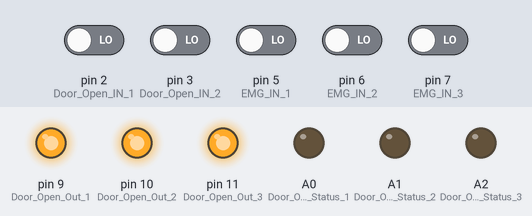
Recording of a sketch running on a simulated Arduino Uno, built with avr-gcc and run on an emulated ATmega328P. On the bench: output pins drawn as LEDs (lit = HIGH). The inputs (shaded band) are chosen by the test bench; at power-on: pin 2 (Door_Open_IN_1), pin 3 (Door_Open_IN_2), pin 5 (EMG_IN_1), pin 6 (EMG_IN_2), pin 7 (EMG_IN_3) LOW.

Above: at 1.2 s.
1.3 s: pin 5 (EMG_IN_1) driven HIGH
At 1.8 s:
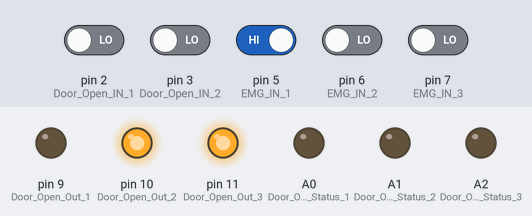
Timing chart, 0 to 4.3 s (numbered marks = the images above; inputs shaded):
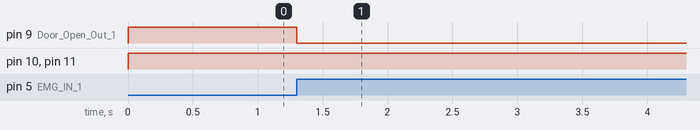

The sketch:

DoorInterlock.ino
```cpp
// Include header files

#include "DoorInterLock.h"


void setup()
{
   PinConfig();  // call the pin configuration function
}

void loop()
{
  DoorStatus(); // Call the read status and control function
}
```

DoorInterLock.h
```cpp
#ifndef DoorInterLock_h
#define DoorInterLock_h

#include <Arduino.h>

/*---------------- Inputs--------------------*/

// Door inputs
const uint8_t Door_Open_IN_1 = 2;
const uint8_t Door_Open_IN_2 = 3;
const uint8_t Door_Open_IN_3 = 4;

//Emergensy inputs
const uint8_t EMG_IN_1 = 5;
const uint8_t EMG_IN_2 = 6;
const uint8_t EMG_IN_3 = 7;


/*---------------Outputs----------------------*/

// Outpout to contrl EM-lock
const uint8_t Door_Open_Out_1 = 9;
const uint8_t Door_Open_Out_2 = 10;
const uint8_t Door_Open_Out_3 = 11;

//Output to show status of the Door
const uint8_t Door_Open_Status_1 = A0;
const uint8_t Door_Open_Status_2 = A1;
const uint8_t Door_Open_Status_3 = A2;


/*-------------Functions-----------------------*/

void PinConfig();   // configure pins fof input and output
void DoorStatus();  // Read the door status and control the EM-lock

#endif
```

DoorInterlock.cpp
```cpp
#include "DoorInterLock.h"


void PinConfig(){

     pinMode(Door_Open_IN_1, INPUT);
     pinMode(Door_Open_IN_2, INPUT);
     pinMode(Door_Open_IN_3, INPUT);

     pinMode(EMG_IN_1, INPUT);
     pinMode(EMG_IN_2, INPUT);
     pinMode(EMG_IN_3, INPUT);

     pinMode(Door_Open_Out_1, OUTPUT);
     pinMode(Door_Open_Out_2, OUTPUT);
     pinMode(Door_Open_Out_3, OUTPUT);

     pinMode(Door_Open_Status_1, OUTPUT);
     pinMode(Door_Open_Status_2, OUTPUT);
     pinMode(Door_Open_Status_3, OUTPUT);
  }


void DoorStatus(){

   if ((digitalRead(Door_Open_IN_1)== HIGH) && (digitalRead(Door_Open_IN_2)== HIGH) && (digitalRead(Door_Open_IN_3)== HIGH) )
  {
    digitalWrite(Door_Open_Status_1,LOW);
    digitalWrite(Door_Open_Status_2,LOW);
    digitalWrite(Door_Open_Status_3,LOW);

    digitalWrite(Door_Open_Out_1,LOW);
    digitalWrite(Door_Open_Out_2,LOW);
    digitalWrite(Door_Open_Out_3,LOW);
  }
  else if ((digitalRead(Door_Open_IN_1)== LOW) && (digitalRead(Door_Open_IN_2)== HIGH) && (digitalRead(Door_Open_IN_3)== HIGH))
   {
    digitalWrite(Door_Open_Status_1,HIGH);
    digitalWrite(Door_Open_Status_2,LOW);
    digitalWrite(Door_Open_Status_3,LOW);

    digitalWrite(Door_Open_Out_1,LOW);
    digitalWrite(Door_Open_Out_2,HIGH);
    digitalWrite(Door_Open_Out_3,HIGH);
    }
  else if ((digitalRead(Door_Open_IN_1)== HIGH) && (digitalRead(Door_Open_IN_2)== LOW) && (digitalRead(Door_Open_IN_3)== HIGH))
   {
    digitalWrite(Door_Open_Status_1,LOW);
    digitalWrite(Door_Open_Status_2,HIGH);
    digitalWrite(Door_Open_Status_3,LOW);

    digitalWrite(Door_Open_Out_1,HIGH);
    digitalWrite(Door_Open_Out_2,LOW);
    digitalWrite(Door_Open_Out_3,HIGH);

   }
  else if ((digitalRead(Door_Open_IN_1)==HIGH) && (digitalRead(Door_Open_IN_2)==HIGH) && (digitalRead(Door_Open_IN_3)==LOW))
   {
    digitalWrite(Door_Open_Status_1,LOW);
    digitalWrite(Door_Open_Status_2,LOW);
    digitalWrite(Door_Open_Status_3,HIGH);

    digitalWrite(Door_Open_Out_1,HIGH);
    digitalWrite(Door_Open_Out_2,HIGH);
    digitalWrite(Door_Open_Out_3,LOW);
   }

  else
   {
    digitalWrite(Door_Open_Status_1,LOW);
    digitalWrite(Door_Open_Status_2,LOW);
    digitalWrite(Door_Open_Status_3,LOW);

    digitalWrite(Door_Open_Out_1,HIGH);
    digitalWrite(Door_Open_Out_2,HIGH);
    digitalWrite(Door_Open_Out_3,HIGH);
  }

 if (digitalRead(EMG_IN_1) == HIGH)
 {
     digitalWrite(Door_Open_Out_1,LOW);
     delay(10000);
 }
 else;

   if (digitalRead(EMG_IN_2) == HIGH)
   {
     digitalWrite(Door_Open_Out_2,LOW);
     delay(10000);
   }
  else;

  if (digitalRead(EMG_IN_3) == HIGH)
   {
     digitalWrite(Door_Open_Out_3,LOW);
     delay(10000);
   }
  else;

  }
```

Measured:
- after the input at 1.3 s, pin 9 (Door_Open_Out_1): HIGH → LOW at once
